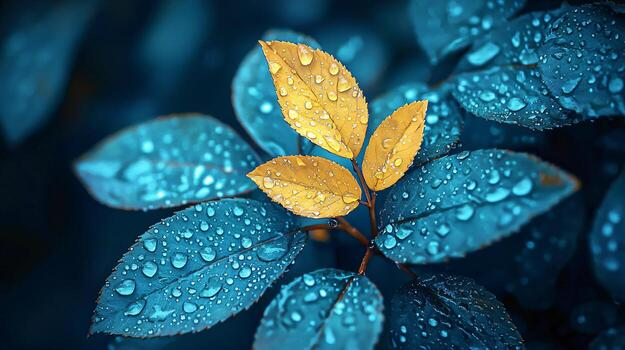
#> input picture Assignment/images/Image_1.jpg, 625 x 350 px, found by its file name
$ python Q1.py
#> lines starting #> are read from the running program, lines starting #| are printed output that depends on the picture
import cv2
import numpy as np
import matplotlib.pyplot as plt

image = cv2.imread("images/image_1.jpg")
#> image is the input picture: shape (350, 625, 3); mean B, G, R 97.4, 82.3, 36.1
image = cv2.cvtColor(image, cv2.COLOR_BGR2RGB)

if image is None:
    print("Error: Image not found!")
    exit()

#apply avaerage filtering
blur_3 = cv2.blur(image, (3, 3))
blur_5 = cv2.blur(image, (5, 5))
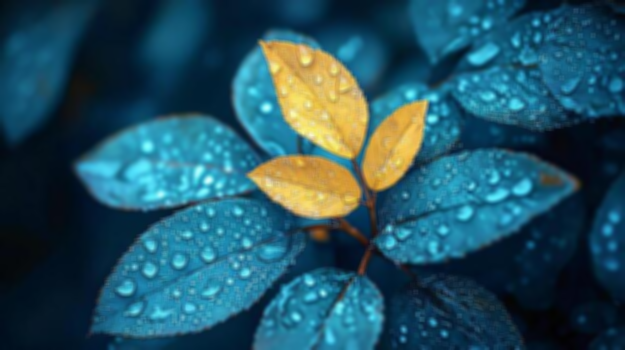
#> blur_5: shape (350, 625, 3); mean R, G, B 36.1, 82.3, 97.4
blur_11 = cv2.blur(image, (11, 11))
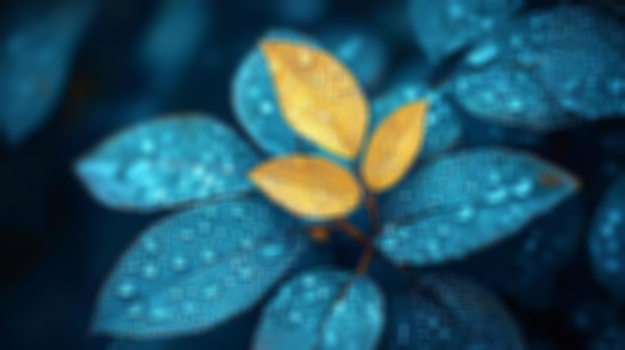
#> blur_11: shape (350, 625, 3); mean R, G, B 36.1, 82.3, 97.4
blur_15 = cv2.blur(image, (15, 15))


# Display results
plt.figure(figsize=(10,8))

plt.subplot(2,3,1)
plt.imshow(image)
plt.title("Original Image")
plt.axis('off')

plt.subplot(2,3,2)
plt.imshow(blur_3)
plt.title("Filtered Image with 3x3 Kernel")
plt.axis('off')

plt.subplot(2,3,3)
plt.imshow(blur_5)
plt.title("Filtered Image with 5x5 Kernel")
plt.axis('off')

plt.subplot(2,3,4)
plt.imshow(blur_11)
plt.title("Filtered Image with 11x11 Kernel")
plt.axis('off')

plt.subplot(2,3,5)
plt.imshow(blur_15)
plt.title("Filtered Image with 15x15 Kernel")
plt.axis('off')

plt.tight_layout()
plt.show()
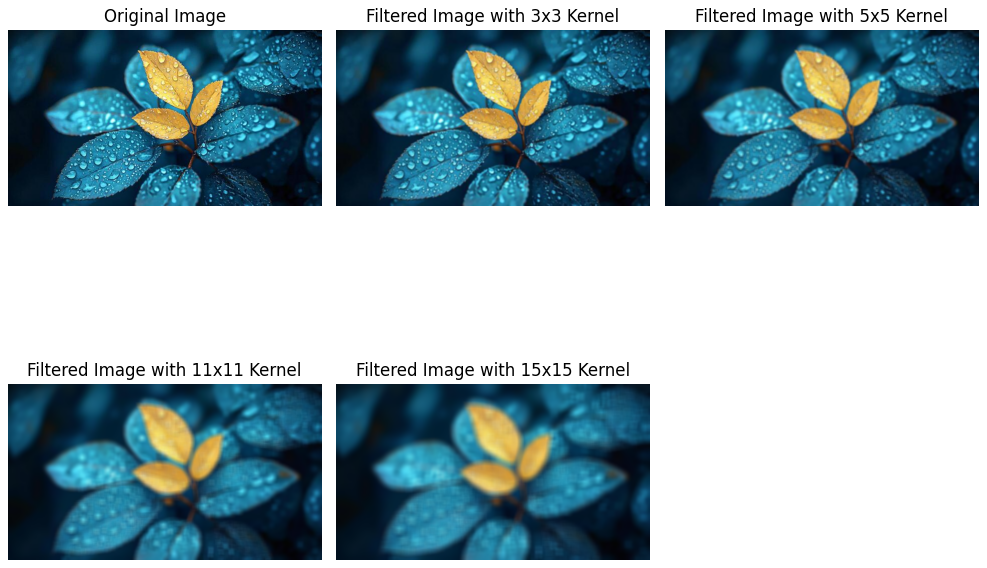
#> figure drawn by matplotlib, 5 panels


#answer to question 1:
# As the kernel size increases, the image becomes more blurred.
# This is because a larger kernel averages more neighboring pixels, which results in a smoother and less detailed image.
# The 3x3 kernel retains more details and edges compared to the 15x15 kernel, which produces a much softer and more blurred image.
# The 5x5 and 11x11 kernels show intermediate levels of blurring, with the 11x11 kernel producing a more noticeable blur than the 5x5 kernel.
# Overall, the choice of kernel size depends on the desired level of blurring and the specific application, with larger kernels being more effective for reducing noise but also potentially losing important details.

# Effect of Increasing Kernel Size in Average Filtering

# Average filtering replaces each pixel value with the average of its neighboring pixels within the kernel.

# When the kernel size is small (3×3), only a small neighborhood is considered, resulting in slight smoothing while preserving most image details.
# As the kernel size increases (5×5, 11×11), more neighboring pixels are included, leading to stronger blurring and noise reduction.
# With a very large kernel (15×15), the image becomes highly blurred, causing loss of edges and fine details.
# 🔹 Conclusion:

# Increasing the kernel size:

# ✔ Increases smoothing effect
# ✔ Reduces noise
# ❌ Reduces sharpness and details

$ run again, with Assignment/images/Image_4.jpg copied over Assignment/images/Image_1.jpg
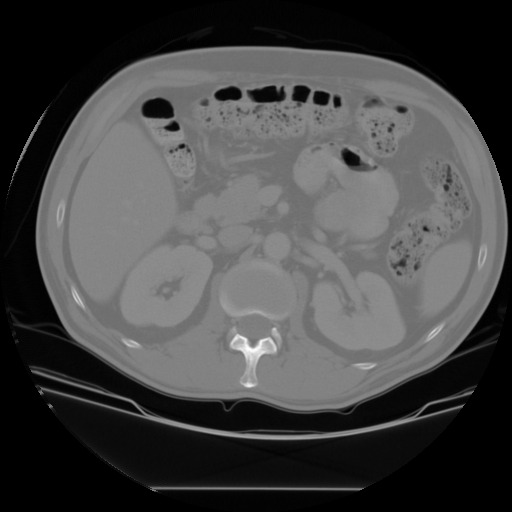
#> input picture Assignment/images/Image_4.jpg, 512 x 512 px, found by its file name
#> image is the input picture: shape (512, 512, 3); min 0, max 255, mean 69.8
#> `blur_11 = cv2.blur(image, (11, 11))`:
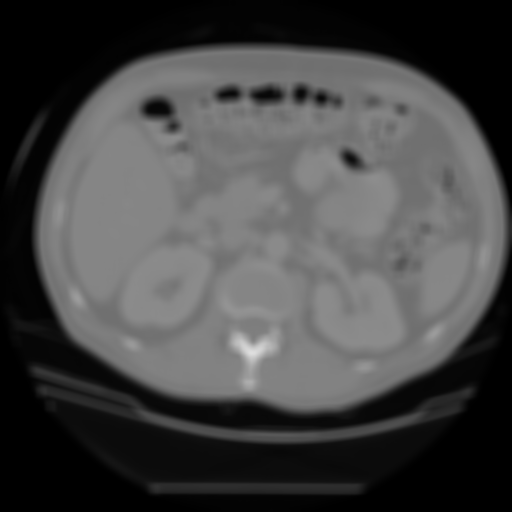
#> blur_11: shape (512, 512, 3); min 0, max 222, mean 69.8

$ run again, with Assignment/images/Image_5.jpg copied over Assignment/images/Image_1.jpg
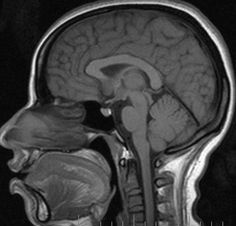
#> input picture Assignment/images/Image_5.jpg, 236 x 226 px, found by its file name
#> image is the input picture: shape (226, 236, 3); min 0, max 255, mean 66.2
#> `blur_5 = cv2.blur(image, (5, 5))`:
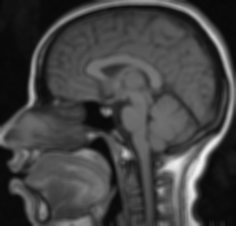
#> blur_5: shape (226, 236, 3); min 7, max 243, mean 66.2
#> `blur_11 = cv2.blur(image, (11, 11))`:
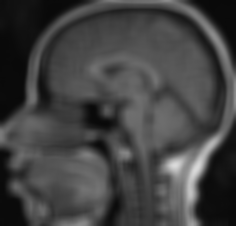
#> blur_11: shape (226, 236, 3); min 9, max 219, mean 66.2

$ run again, with Assignment/images/Image_6.jpg copied over Assignment/images/Image_1.jpg
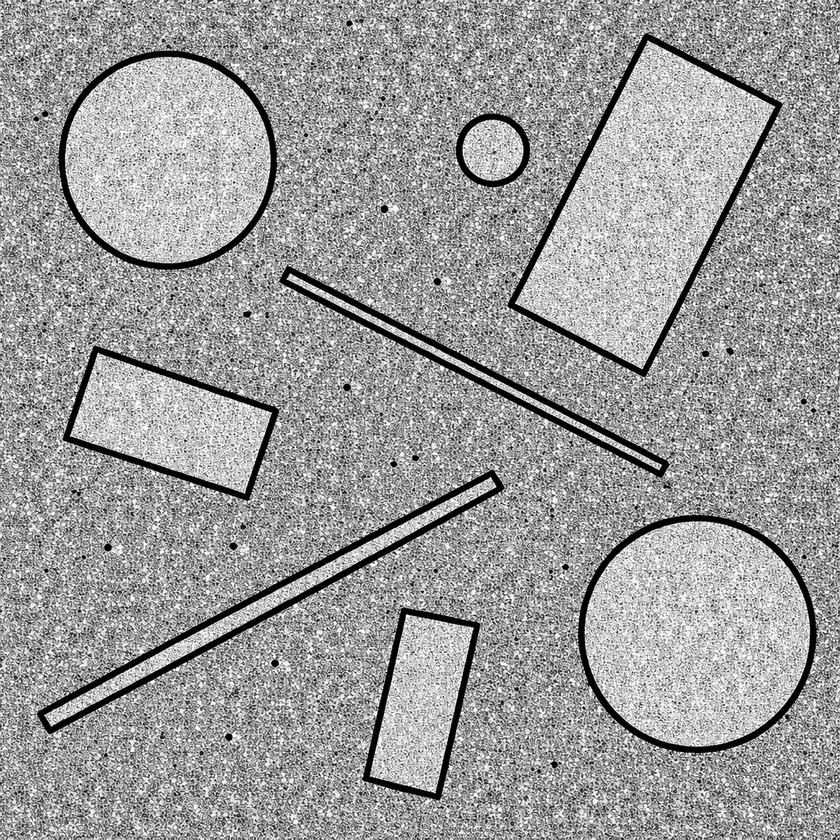
#> input picture Assignment/images/Image_6.jpg, 840 x 840 px, shrunk from 1024 x 1024 before the run, found by its file name
#> image is the input picture: shape (840, 840, 3); mean B, G, R 155.9, 155.9, 155.9
#> `blur_5 = cv2.blur(image, (5, 5))`:
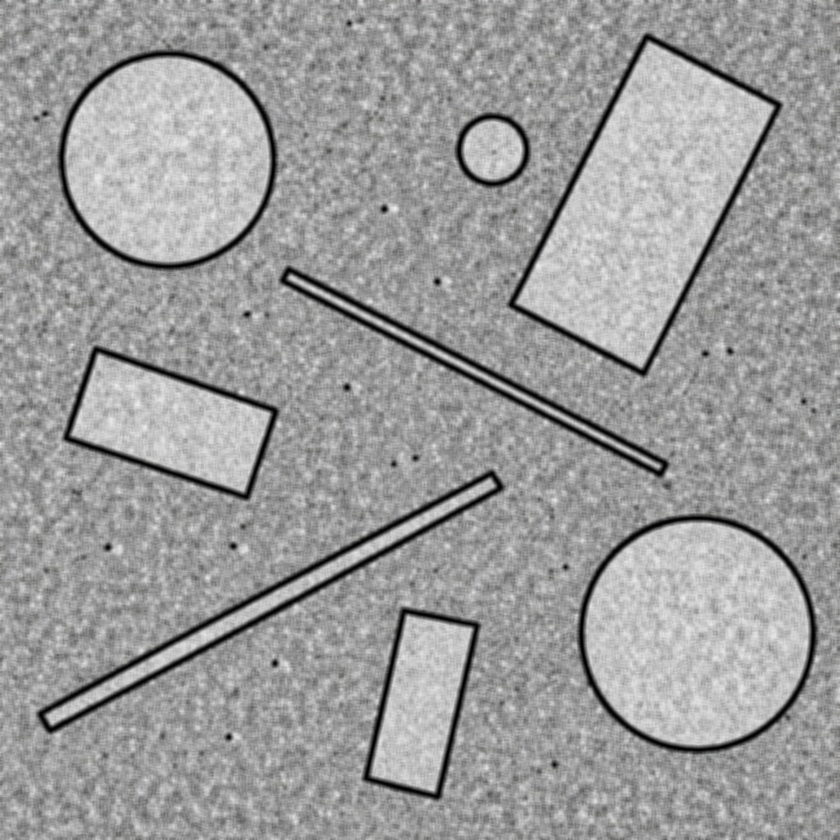
#> blur_5: shape (840, 840, 3); mean R, G, B 155.9, 155.9, 155.9
#> `blur_15 = cv2.blur(image, (15, 15))`:
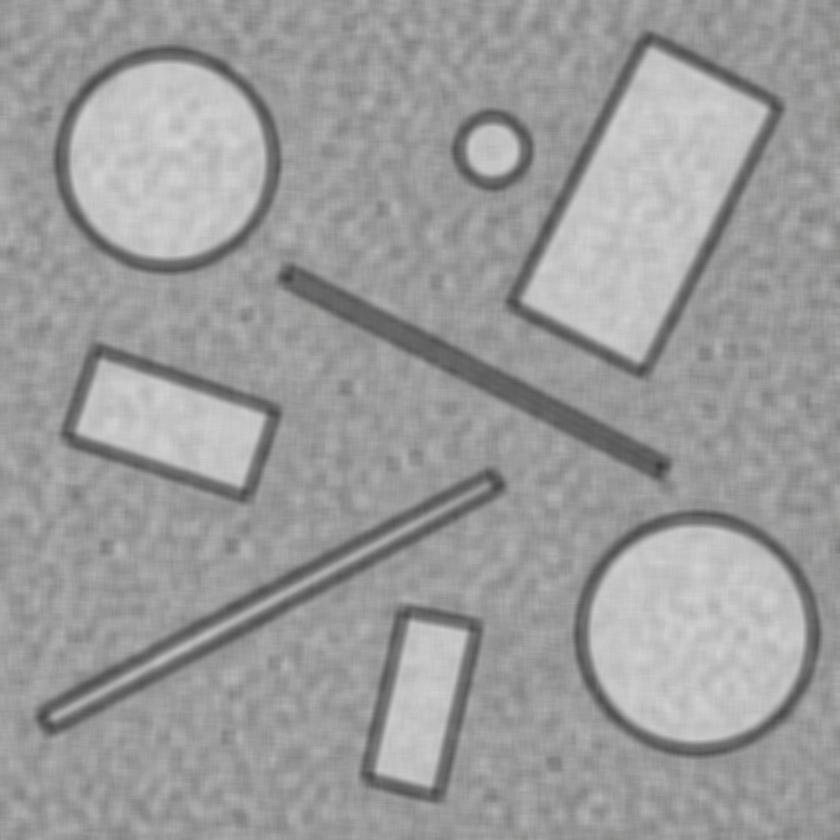
#> blur_15: shape (840, 840, 3); mean R, G, B 155.9, 155.9, 155.9
